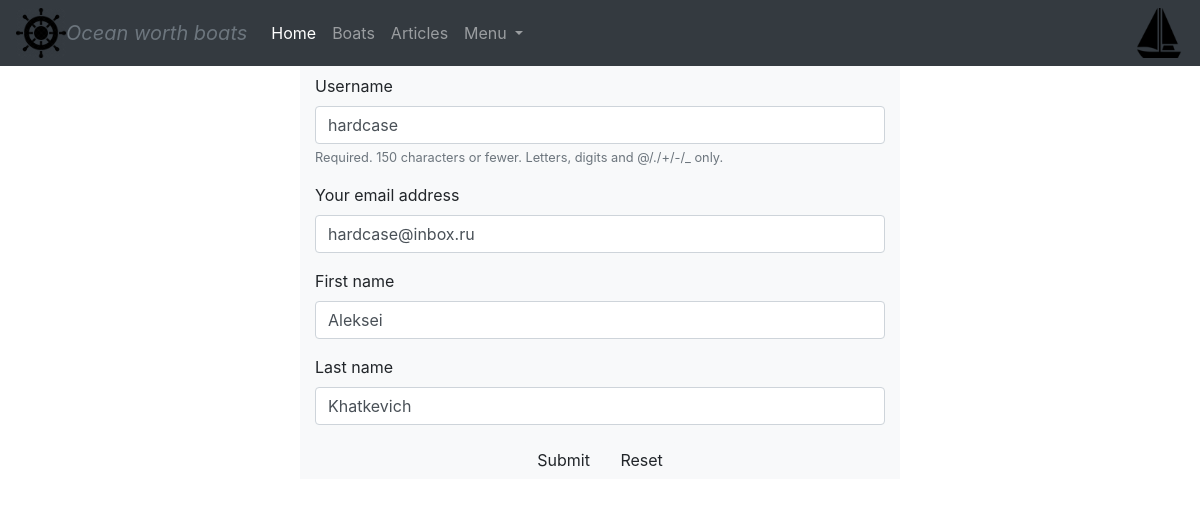
Page /accounts/profile/change/ (signed in) on the committed database.
### boats/models.py (models this page shows)
class ExtraUser(AbstractUser):
    is_activated = models.BooleanField(default=True, db_index=True, verbose_name="Is user activated?", help_text= "Specifies whether user has been activated or not")
    class Meta(AbstractUser.Meta):
        pass

### boats/views.py (the view)
# urls.py: path("accounts/profile/change/", CorrectUserInfoView.as_view(), name="profile_change"),
class CorrectUserInfoView(SuccessMessageMixin, LoginRequiredMixin, UpdateView):  #  566, 205
    model = ExtraUser
    template_name = "admin/correct_user_info.html"
    form_class = CorrectUserInfoForm
    success_url = reverse_lazy("boats:user_profile")
    success_message = "Your personal data has been corrected"
    def dispatch(self, request, *args, **kwargs):
        self.user_id = request.user.pk
        return UpdateView.dispatch(self, request, *args, **kwargs)
    def get_object(self, queryset=None):
        if not queryset:
            queryset = self.get_queryset()
        return get_object_or_404(queryset, pk=self.user_id)

### boats/forms.py
class CorrectUserInfoForm(forms.ModelForm):
    email = forms.EmailField(required=True, label='Your email address')
    class Meta:
        model = ExtraUser
        fields = ("username", "email", "first_name", "last_name", )

### templates/admin/correct_user_info.html (shortened to what this page needs)
{% extends "base.html" %}
{% load bootstrap4 %}
{% block content %}
<div class="form-container container col-md-6 bg-light">
        <div class="row">
            <div class="col-md-12">
            </div>
            <div class="col-md-12">
                <form method="post" >
                    {%   bootstrap_form form layout='horizontal' size="small" label_class="form-label col-md-3"%}
                    <div class="row">
                        <div class="col-12 text-center">
                            {% buttons %}
                                <button type="submit" class="form-button btn btn-light">
                                    Submit
                                </button>
                                <button type="reset" class="form-button btn btn-light">
                                    Reset
                                </button>
                            {% endbuttons %}
                        </div>
                    </div>
                </form>
            </div>
        </div>
    </div>
{% endblock content %}

### rows in the picture
ExtraUser: username "hardcase", email "hardcase@inbox.ru", first_name "Aleksei", last_name "Khatkevich"
